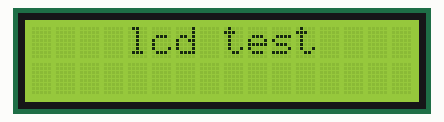
A sketch run on a simulated Arduino Uno, built with avr-gcc and run on an emulated ATmega328P. On the bench: 16×2 character LCD.

Above: at 0.1 s.
At 1.1 s:
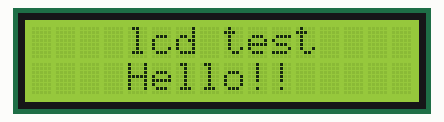
At 2.2 s:
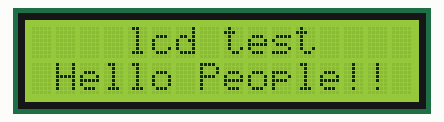
At 3.2 s:
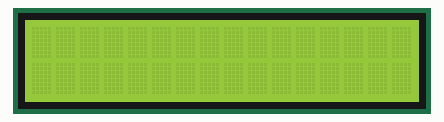

The sketch:

lcd_i2c.ino
```cpp
// I2C LCD 라이브러리 : LiquidCrystal I2C By Frank de Brabander
#include <LiquidCrystal_I2C.h>
#include <Wire.h>

// 16x2 LCD객체를 생성합니다. 이때 확인한 I2C의 주소값을 넣어줍니다.
LiquidCrystal_I2C lcd(0x27, 16, 2);

void setup() {
  // 초기 사용시 I2C LCD 초기화 및 LCD 백라이트를 켜줍니다.
  lcd.init();
  lcd.backlight();
}

void loop() {

  int value = 1;
  for(value=1; value<4 ; value++)
  {
    if(value=1){
      lcd.setCursor(0,0);           // 0번 행 0번 열부터 출력합니다.
      lcd.print("    lcd test    ");
      delay(1000);
    }
    if(value=2){
      lcd.setCursor(0,1);           // 1번 행 0번 열부터 출력합니다.
      lcd.print("    Hello!!    ");
      delay(1000);
    }
     if(value=3){
      lcd.setCursor(0,0);           // 0번 행 0번 열부터 출력합니다.
      lcd.print("    lcd test    ");
      lcd.setCursor(0,1);           // 1번 행 0번 열부터 출력합니다.
      lcd.print(" Hello People!! ");
      delay(1000);
     }

  lcd.clear();
  }
  delay(1000);

}
```

Measured:
- by itself, everything shown: repeats every 4.1 s, in 4 steps
- what the display in image 1 shows lasts 1.0 s, from 1.1 s to 2.1 s
